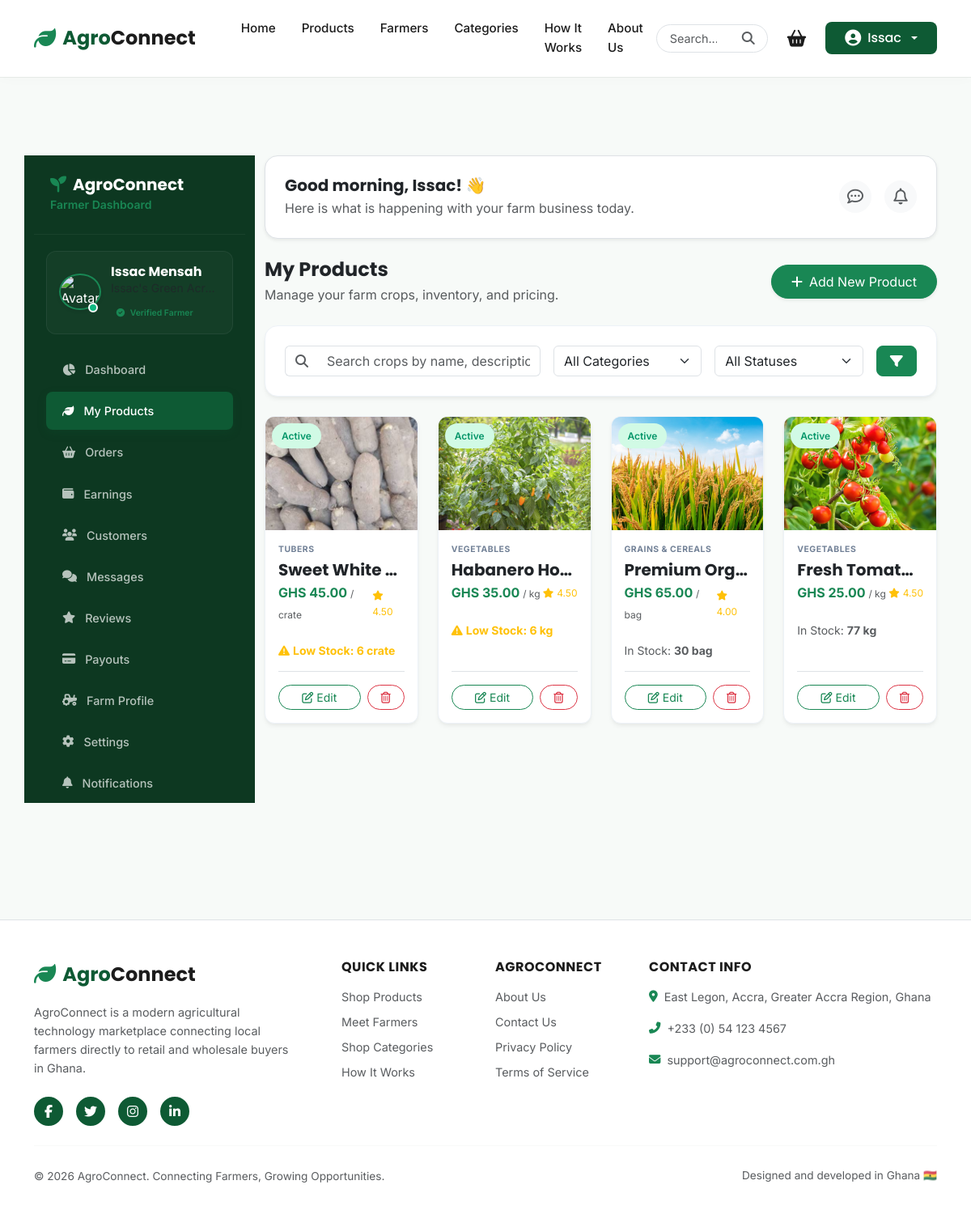
/farmer/products/ (signed in), run on an earlier commit of the app's database.
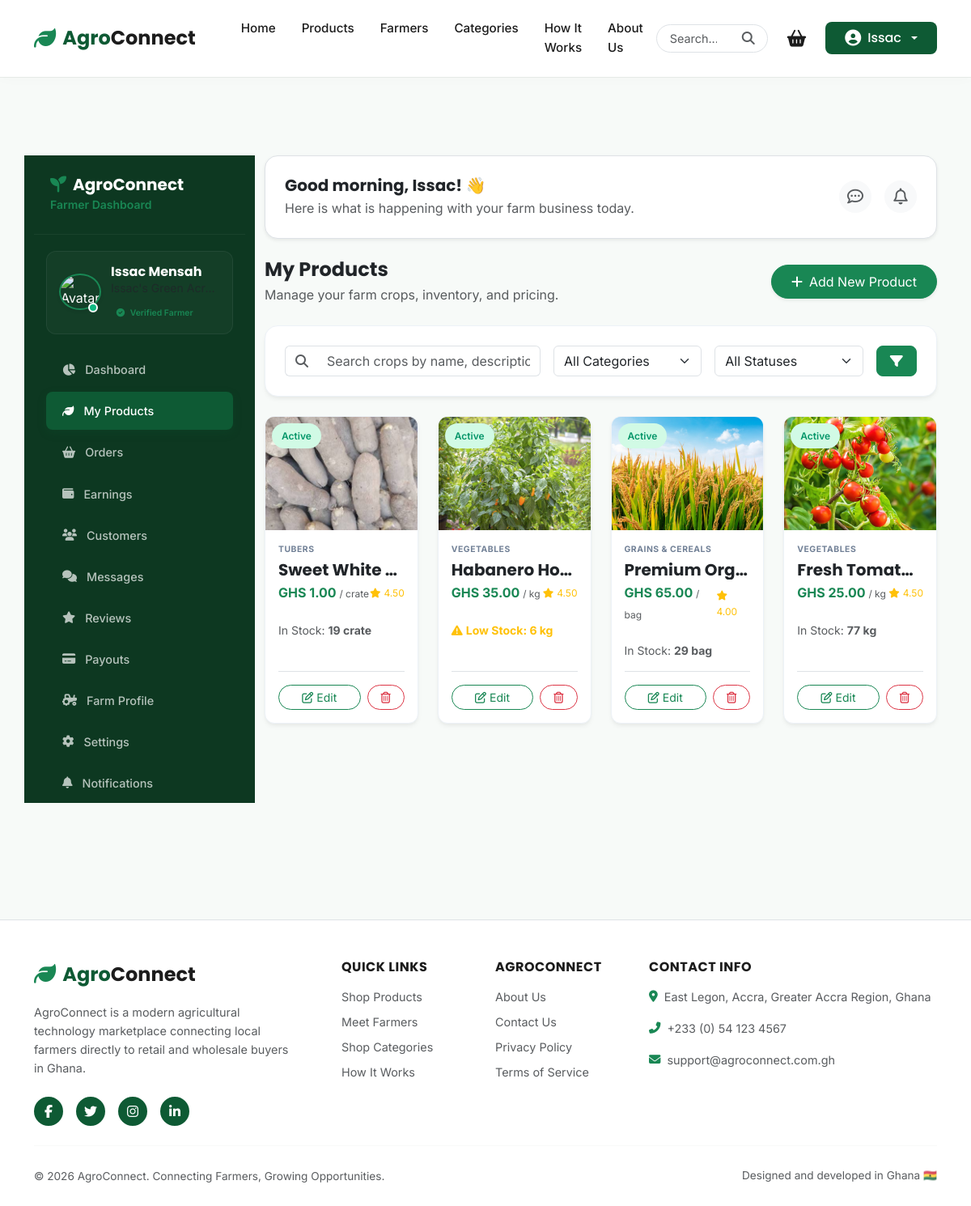
And on a later commit of the database.
### products/models.py (models this page shows, shortened)
class Product(models.Model):
    farmer = models.ForeignKey('farmers.FarmerProfile', on_delete=models.CASCADE, related_name='products')
    category = models.ForeignKey(Category, on_delete=models.SET_NULL, null=True, related_name='products')
    name = models.CharField(max_length=200)
    slug = models.SlugField(unique=True, max_length=220)
    description = models.TextField()
    price = models.DecimalField(max_digits=10, decimal_places=2)
    unit = models.CharField(max_length=50, help_text="e.g., kg, piece, bag, bunch")
    stock_quantity = models.IntegerField(default=0)
    main_image = models.ImageField(upload_to='products/', blank=True, null=True)
    location = models.CharField(max_length=255, help_text="Specific market or farm location")
    is_available = models.BooleanField(default=True)
    is_featured = models.BooleanField(default=False)
    discount_price = models.DecimalField(max_digits=10, decimal_places=2, blank=True, null=True)
    rating = models.DecimalField(max_digits=3, decimal_places=2, default=4.5)
    review_count = models.IntegerField(default=0)
    created_at = models.DateTimeField(auto_now_add=True)
    updated_at = models.DateTimeField(auto_now=True)
    @property
    def final_price(self):
        if self.discount_price:
            return self.discount_price
        return self.price

class Category(models.Model):
    name = models.CharField(max_length=100)
    slug = models.SlugField(unique=True, max_length=120)
    description = models.TextField(blank=True, null=True)
    image = models.ImageField(upload_to='categories/', blank=True, null=True)
    created_at = models.DateTimeField(auto_now_add=True)
    class Meta:
        verbose_name_plural = "Categories"

### farmers/farmer_views.py (the view)
    def wrapper(request, *args, **kwargs):
        if not request.user.is_authenticated:
            return redirect('login')
        if request.user.account_type != 'FARMER':
            messages.error(request, "Access denied. Only registered farmers can access the Farmer Dashboard.")
            return redirect('dashboard')
        if not hasattr(request.user, 'farmer_profile'):
            messages.error(request, "Farmer Profile not found. Please contact support.")
            return redirect('home')
        return view_func(request, *args, **kwargs)

### accounts/context_processors.py (called while the page is built)
def wishlist_context(request):
    if request.user.is_authenticated and request.user.account_type == 'BUYER':
        ids = set(
            Wishlist.objects.filter(buyer=request.user).values_list('product_id', flat=True)
        )
        return {'user_wishlist_ids': ids}
    return {'user_wishlist_ids': set()}

### cart/context_processors.py (called while the page is built)
def cart_count(request):
    count = 0
    if request.user.is_authenticated:
        cart = Cart.objects.filter(user=request.user).first()
        if cart:
            count = cart.total_items
    else:
        cart_id = request.session.get('cart_id')
        if cart_id:
            cart = Cart.objects.filter(id=cart_id).first()
            if cart:
                count = cart.total_items
    return {'cart_count': count}

### templates/farmer/products.html (shortened to what the changed rows need)
{% extends "farmer/base_farmer.html" %}
{% load static %}
{% block buyer_content %}
<div class="row g-4">
    {% for product in page_obj %}
        <div class="col-xl-3 col-lg-4 col-md-6 col-sm-12">
            <div class="product-card">
                <div class="product-img-wrapper">
                    {% if product.main_image %}
                        <img src="{{ product.main_image.url }}" alt="{{ product.name }}">
                    {% else %}
                        <img src="https://images.unsplash.com/photo-1546069901-ba9599a7e63c?auto=format&fit=crop&w=300&q=80" alt="Fallback">
                    {% endif %}
                    <span class="position-absolute top-0 start-0 m-2 badge-status {% if product.is_available and product.stock_quantity > 0 %}badge-active{% elif product.stock_quantity == 0 %}badge-outofstock{% else %}badge-draft{% endif %}">
                        {% if product.is_available and product.stock_quantity > 0 %}Active{% elif product.stock_quantity == 0 %}Out of Stock{% else %}Draft{% endif %}
                    </span>
                </div>
                <div class="product-card-body">
                    <span class="stats-card-title mb-1">{{ product.category.name|default:"Crop Produce" }}</span>
                    <h5 class="fw-bold text-dark font-sm text-truncate mb-1"><a href="{% url 'product_detail' product.slug %}" class="text-decoration-none text-dark">{{ product.name }}</a></h5>
                    <div class="d-flex justify-content-between align-items-center mb-2">
                        <span class="text-success fw-bold font-sm">
                            GHS {{ product.final_price|floatformat:2 }}
                            <span class="text-muted fw-normal" style="font-size: 0.75rem;">/ {{ product.unit }}</span>
                        </span>
                        <span class="small text-warning" style="font-size: 0.75rem;"><i class="fas fa-star me-1"></i>{{ product.rating|default:"4.5" }}</span>
                    </div>
                    <div class="my-2 py-1">
                        {% if product.stock_quantity == 0 %}
                            <span class="text-danger small fw-bold"><i class="fas fa-exclamation-circle me-1"></i>Out of Stock</span>
                        {% elif product.stock_quantity <= 10 %}
                            <span class="text-warning small fw-bold"><i class="fas fa-exclamation-triangle me-1"></i>Low Stock: {{ product.stock_quantity }} {{ product.unit }}</span>
                        {% else %}
                            <span class="text-muted small">In Stock: <strong>{{ product.stock_quantity }} {{ product.unit }}</strong></span>
                        {% endif %}
                    </div>
                    <div class="d-flex gap-2 mt-auto pt-3 border-top">
                        <a href="{% url 'farmer_edit_product' product.slug %}" class="btn btn-sm btn-outline-success rounded-pill px-3 flex-grow-1"><i class="far fa-edit me-1"></i>Edit</a>
                        <a href="{% url 'farmer_delete_product' product.slug %}" class="btn btn-sm btn-outline-danger rounded-pill px-3" title="Delete"><i class="far fa-trash-alt"></i></a>
                    </div>
                </div>
            </div>
        </div>
    {% endfor %}
</div>
{% endblock %}

What changed in the data, as far as the page shows it:
changed Product "crate": final_price "45.00" → "1.00"; stock_quantity "6" → "19"; stock_quantity "Low Stock:" → "In Stock:"
changed Product "bag": stock_quantity "30" → "29"
